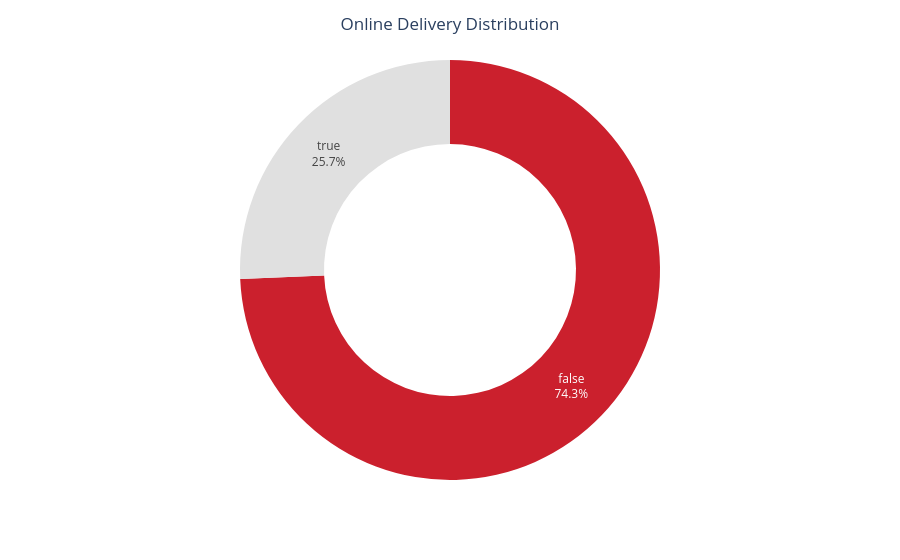

Notebook code for this chart:
### Markdown cell above
Only 12.1% of restaurants have Table Booking Option.

### Code cell
# Count of Restaurants with Online Delivery
plt.figure(figsize=(6,6))

online_delivery_count = df['Has_Online_delivery'].value_counts(ascending=False).reset_index()
online_delivery_count.columns = ['Has_Online_delivery', 'Count']

fig = px.pie(online_delivery_count, names='Has_Online_delivery', values='Count', hole=0.6, color_discrete_sequence=colors)
fig.update_traces(textinfo='percent+label')
fig.update_layout(title='Online Delivery Distribution', title_x=0.5, showlegend=False)
fig.show()

### Figure 1 — Plotly figure (JSON) as saved in the notebook; plotly's stock layout.template omitted (floating-point values rounded to 4 significant figures)
{"data": [{"domain": {"x": [0, 1], "y": [0, 1]}, "hole": 0.6, "hovertemplate": "Has_Online_delivery=%{label}<br>Count=%{value}<extra></extra>", "labels": [false, true], "legendgroup": "", "name": "", "showlegend": true, "textinfo": "percent+label", "type": "pie", "values": [7091, 2451]}], "layout": {"legend": {"tracegroupgap": 0}, "margin": {"t": 60}, "piecolorway": ["#CB202D", "#E0E0E0"], "showlegend": false, "title": {"text": "Online Delivery Distribution", "x": 0.5}}}
